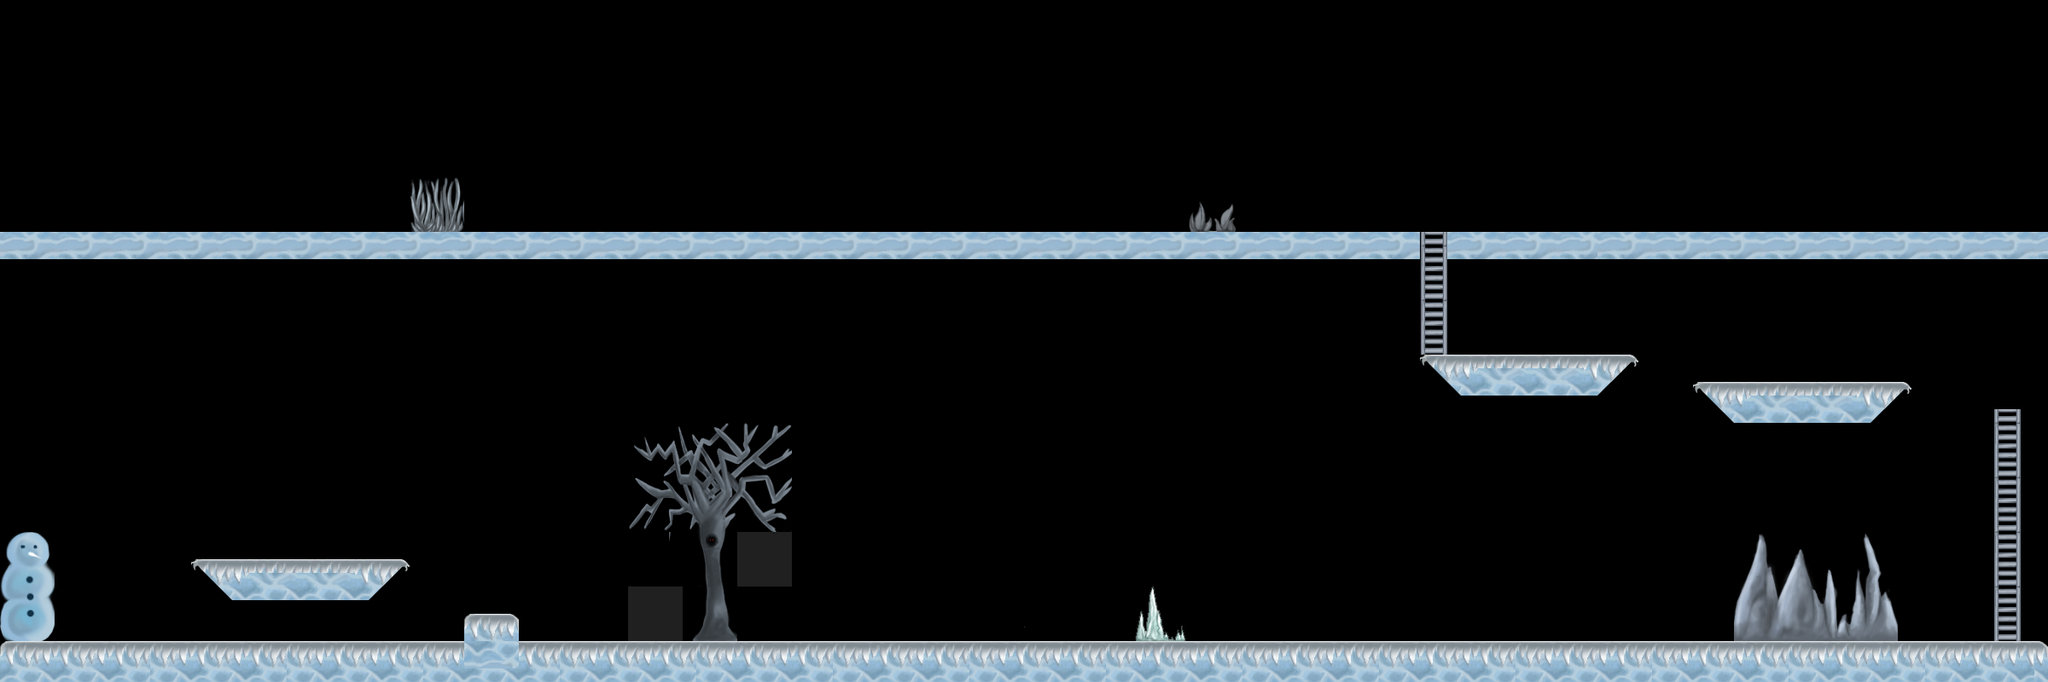

Below is a game level as drawn by its tile map, then a one-line description and the .tmx that defines it (tile-layer data replaced by summaries):
An orthogonal 150x50 tile map with 16x16 px tiles, 1 tile layer (Tile Layer 1).

<map version="1.0" tiledversion="1.1.4" orientation="orthogonal" renderorder="right-down" width="150" height="50" tilewidth="16" tileheight="16" infinite="0" nextobjectid="14">
 <tileset firstgid="1" source="SnowStage.tsx" />
 <layer name="Tile Layer 1" width="150" height="50">
  <data>[7500 cells, 1304 non-empty, 476 distinct tile ids]</data>
 </layer>
</map>
